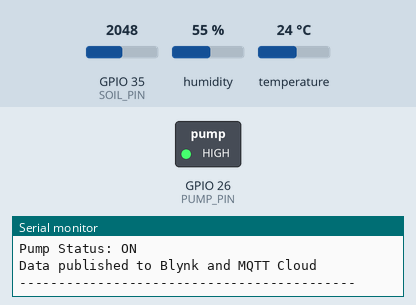
Simulated run of this sketch. Board: ESP32. Shown: switched loads named in the sketch (green lamp = pin HIGH), the last lines printed to the serial monitor. Inputs (shaded band) come from the test bench; at power-on: GPIO 35 (SOIL_PIN) = 2048, humidity 55 %, temperature 24 °C. WiFi joins after 1.5 s; servers stay silent unless stated; random numbers use the default seed unless the sketch sets one; no MQTT or app messages arrive unless stated.

Above: at 6.4 s.
6.5 s: GPIO 35 (SOIL_PIN) set to 2649
11.2 s: GPIO 35 (SOIL_PIN) set to 2746
At 15.5 s:
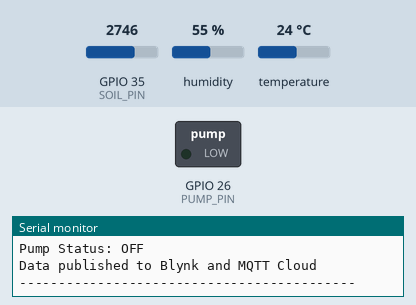
31.5 s: GPIO 35 (SOIL_PIN) set to 2310
36.2 s: GPIO 35 (SOIL_PIN) set to 2189
At 40.6 s:
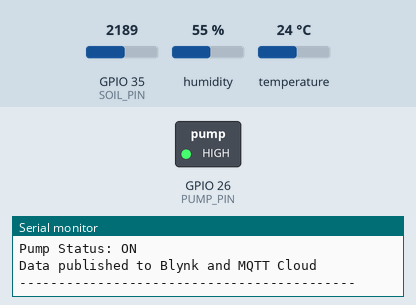
Timing chart, 0 to 42.1 s (numbered marks = the images above; inputs shaded):
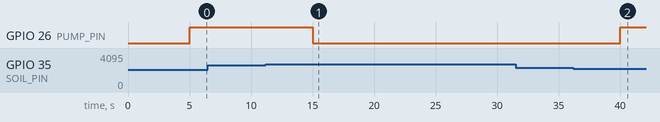

The sketch:

smart_irrigation.ino
```cpp
/************************************************************
 * Project: Smart Irrigation and Environmental Monitoring System
 * Board  : ESP32
 * Sensors: DHT22, Soil Moisture Sensor
 * Cloud  : Blynk IoT + MQTT HiveMQ Broker
 ************************************************************/

#define BLYNK_TEMPLATE_ID   "My_BLYNK_TEMPLATE_ID"   /* that i use here */
#define BLYNK_TEMPLATE_NAME "Smart Irrigation ESP32"
#define BLYNK_AUTH_TOKEN    "My_BLYNK_AUTH_TOKEN"    /* that i use here */

#include <WiFi.h>
#include <PubSubClient.h>
#include <DHT.h>
#include <BlynkSimpleEsp32.h>

/* Pin Configuration */
#define DHT_PIN     4
#define DHT_TYPE    DHT22
#define SOIL_PIN    35
#define PUMP_PIN    26

/* Irrigation Thresholds */
#define PUMP_THRESHOLD      60
#define HYSTERESIS          5
#define HIGH_TEMP_ALERT     35
#define LOW_HUMIDITY_ALERT  25

/* WiFi Credentials */
const char* WIFI_SSID     = "Wokwi-GUEST";
const char* WIFI_PASSWORD = "";

/* MQTT Configuration */
const char* MQTT_SERVER = "broker.hivemq.com";
const int   MQTT_PORT   = 1883;
const char* MQTT_TOPIC  = "olus/intern/irrigation/data";

/* Blynk Virtual Pins */
#define VPIN_PUMP_CONTROL  V0
#define VPIN_TEMPERATURE   V1
#define VPIN_HUMIDITY      V2
#define VPIN_SOIL_MOISTURE V3
#define VPIN_PUMP_STATUS   V4

WiFiClient espClient;
PubSubClient mqttClient(espClient);
DHT dht(DHT_PIN, DHT_TYPE);

bool pumpState = false;
unsigned long lastPublishTime = 0;
const unsigned long PUBLISH_INTERVAL = 5000;

/* Manual Pump Control from Blynk App */
BLYNK_WRITE(VPIN_PUMP_CONTROL) {
  pumpState = param.asInt();
  digitalWrite(PUMP_PIN, pumpState ? HIGH : LOW);
}

void connectMQTT() {
  while (!mqttClient.connected()) {
    Serial.print("Connecting to MQTT... ");

    String clientId = "ESP32_Irrigation_" + String(random(0xffff), HEX);

    if (mqttClient.connect(clientId.c_str())) {
      Serial.println("Connected");
    } else {
      Serial.print("Failed, rc=");
      Serial.print(mqttClient.state());
      Serial.println(" | Retrying in 5 seconds...");
      delay(5000);
    }
  }
}

void updatePumpControl(int soilPercent) {
  if (soilPercent < (PUMP_THRESHOLD - HYSTERESIS)) {
    pumpState = true;
  }
  else if (soilPercent > (PUMP_THRESHOLD + HYSTERESIS)) {
    pumpState = false;
  }

  digitalWrite(PUMP_PIN, pumpState ? HIGH : LOW);
}

void sendDataToBlynk(float temperature, float humidity, int soilPercent) {
  Blynk.virtualWrite(VPIN_TEMPERATURE, temperature);
  Blynk.virtualWrite(VPIN_HUMIDITY, humidity);
  Blynk.virtualWrite(VPIN_SOIL_MOISTURE, soilPercent);
  Blynk.virtualWrite(VPIN_PUMP_STATUS, pumpState ? 1 : 0);
}

void publishDataToMQTT(float temperature, float humidity, int soilPercent) {
  String payload = "{";
  payload += "\"soil_percent\":" + String(soilPercent) + ",";
  payload += "\"temperature\":" + String(temperature, 1) + ",";
  payload += "\"humidity\":" + String(humidity, 1) + ",";
  payload += "\"pump_status\":\"" + String(pumpState ? "ON" : "OFF") + "\"";
  payload += "}";

  mqttClient.publish(MQTT_TOPIC, payload.c_str());
}

void printSensorData(int rawSoilValue, int soilPercent, float temperature, float humidity) {
  Serial.println("--------------- Sensor Data ---------------");
  Serial.print("Raw Soil Value: ");
  Serial.println(rawSoilValue);

  Serial.print("Soil Moisture: ");
  Serial.print(soilPercent);
  Serial.println("%");

  Serial.print("Temperature: ");
  Serial.print(temperature);
  Serial.println(" C");

  Serial.print("Humidity: ");
  Serial.print(humidity);
  Serial.println("%");

  Serial.print("Pump Status: ");
  Serial.println(pumpState ? "ON" : "OFF");

  if (temperature > HIGH_TEMP_ALERT) {
    Serial.println("Alert: High temperature detected!");
  }

  if (humidity < LOW_HUMIDITY_ALERT) {
    Serial.println("Alert: Low humidity detected!");
  }

  Serial.println("Data published to Blynk and MQTT Cloud");
  Serial.println("-------------------------------------------");
}

void setup() {
  Serial.begin(115200);

  pinMode(PUMP_PIN, OUTPUT);
  digitalWrite(PUMP_PIN, LOW);

  dht.begin();

  Serial.println("Connecting to WiFi and Blynk...");
  Blynk.begin(BLYNK_AUTH_TOKEN, WIFI_SSID, WIFI_PASSWORD);

  mqttClient.setServer(MQTT_SERVER, MQTT_PORT);

  Serial.println("Smart Irrigation System Started");
}

void loop() {
  Blynk.run();

  if (!mqttClient.connected()) {
    connectMQTT();
  }
  mqttClient.loop();

  unsigned long currentTime = millis();

  if (currentTime - lastPublishTime >= PUBLISH_INTERVAL) {
    lastPublishTime = currentTime;

    int rawSoilValue = analogRead(SOIL_PIN);
    int soilPercent = map(rawSoilValue, 0, 4095, 0, 100);

    float temperature = dht.readTemperature();
    float humidity = dht.readHumidity();

    if (isnan(temperature) || isnan(humidity)) {
      Serial.println("Error: Failed to read from DHT22 sensor");
      return;
    }

    updatePumpControl(soilPercent);
    sendDataToBlynk(temperature, humidity, soilPercent);
    publishDataToMQTT(temperature, humidity, soilPercent);
    printSensorData(rawSoilValue, soilPercent, temperature, humidity);
  }
}
```

Measured:
- the behaviour switches between 2702 and 2703 on GPIO 35 (SOIL_PIN) (found by bisection; images 0 and 1)
- the behaviour switches between 2253 and 2252 on GPIO 35 (SOIL_PIN) (found by bisection; images 1 and 2)
- after the input at 11.2 s, GPIO 26 (PUMP_PIN): HIGH → LOW after 3.8 s
- after the input at 36.2 s, GPIO 26 (PUMP_PIN): LOW → HIGH after 3.8 s
